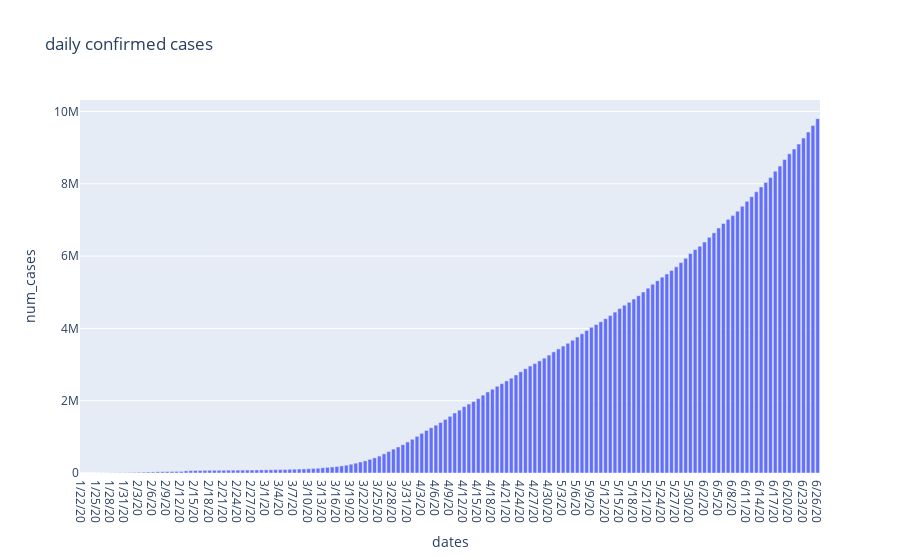

Notebook cell for this chart:
### Code cell
fig = px.bar(ts_confirmed, x="dates", y='num_cases', title="daily confirmed cases")
fig.show()

### Figure 1 — Plotly figure (JSON) as saved in the notebook; plotly's stock layout.template omitted (floating-point values rounded to 4 significant figures; data arrays with more than 128 entries replaced by an {"elided": "..."} marker saying what was removed)
{"data": [{"alignmentgroup": "True", "hovertemplate": "dates=%{x}<br>num_cases=%{y}<extra></extra>", "legendgroup": "", "marker": {"color": "#636efa"}, "name": "", "offsetgroup": "", "orientation": "v", "showlegend": false, "textposition": "auto", "type": "bar", "x": {"elided": "157 str values"}, "xaxis": "x", "y": {"elided": "157 int values"}, "yaxis": "y"}], "layout": {"barmode": "relative", "legend": {"tracegroupgap": 0}, "title": {"text": "daily confirmed cases"}, "xaxis": {"anchor": "y", "domain": [0, 1], "title": {"text": "dates"}}, "yaxis": {"anchor": "x", "domain": [0, 1], "title": {"text": "num_cases"}}}}
